Frame 1 (no input): blank canvas, image omitted
Frame 60 (the mouse pressed at the canvas centre just before this capture): blank canvas, image omitted
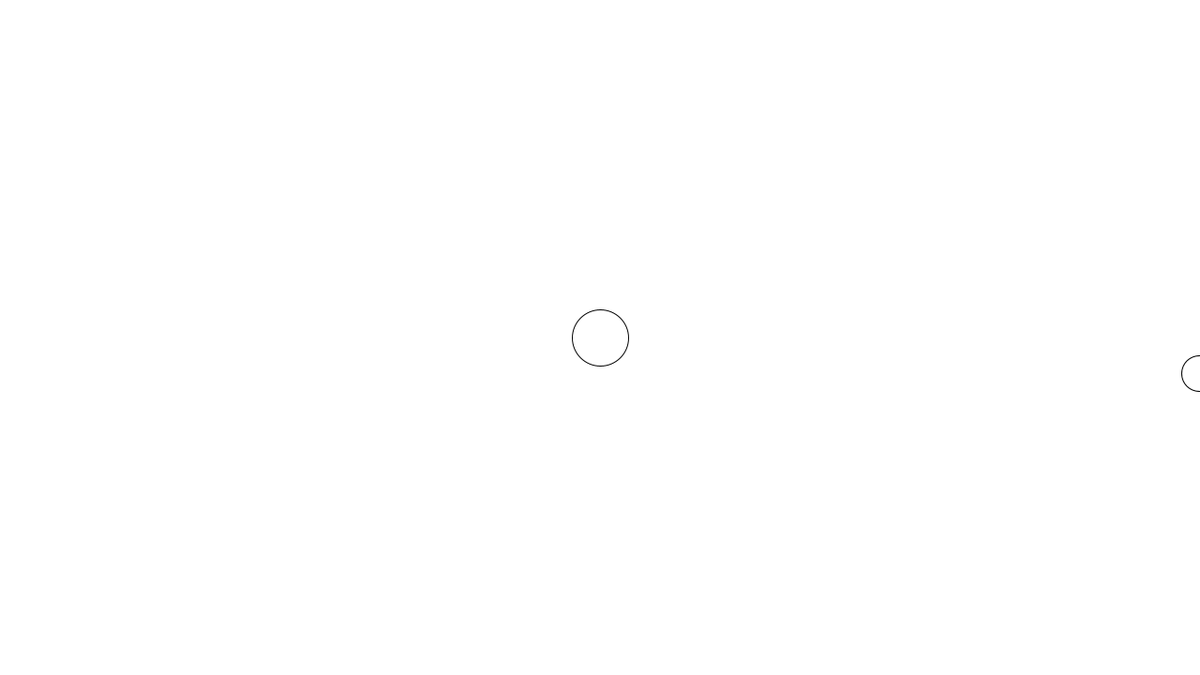
Frame 120 (the mouse held since frame 60 and released just before this capture)

The Processing sketch whose frames 1 and 60 were blank and that drew this single picture after the mouse press (run headless with seeded random() and noise(); from frame 60 on, the mouse is pressed at the canvas centre):

// Processing sketch: inclass_attractor
// ── inclass_attractor.pde
Mover m;
Attractor a;

void setup() {
  size(1280, 720);
  m = new Mover(random (0, width), random(0, height), random(10, 40));
  a = new Attractor (width/2, height/2, 60);
}

void draw() {
  background(255);
  a.pos.x = mouseX;
  a.pos.y = mouseY;
  a.display();
  
  m.applyForce( a.attractionForce(m) );
  m.update();
  m.checkEdges();
  m.display();
}

// ── Attractor.pde
class Attractor {
  float mass;
  PVector pos;

  Attractor(float x, float y, float _mass) {
    pos = new PVector (x, y);
    mass = _mass;
  }

  PVector attractionForce(Mover m){
    PVector force = PVector.sub(pos, m.pos);
    float distance = force.mag();
    force.normalize();
    float g = 1;
    distance *= distance;
    distance = constrain(distance, 5, 50);
    float forceMag = ( (mass * m.mass)/distance );
    force.mult(-forceMag/2);
    return force;
  }
  
    void display(){
    ellipse(pos.x, pos.y, 60, 60);
  }
}

// ── Mover.pde
class Mover {
  PVector pos, vel, acc;
  float mass;

  Mover(float x, float y, float _mass) {
    pos = new PVector(x, y);
    vel = new PVector(0, 0);
    acc = new PVector(0, 0);
    mass = _mass;
  }

  void applyForce(PVector force) {
    PVector f = PVector.div(force, mass);
    //force.div(mass);
    acc.add(f);
  }

  void update() {
    vel.add(acc);
    pos.add(vel);
    acc.mult(0);
  }

  void checkEdges() {
    if (pos.x>width) {
      //vel.x *= -1;
      pos.x = width;
    }
    if (pos.x<0) {
      vel.x *= -1;
      pos.x = 0;
    }
    if (pos.y>height) {
      vel.y *= -1;
      pos.y = height;
    }
    if (pos.y<0) {
      vel.y *= -1;
      pos.y = 0;
    }
  }

  void display() {
    fill(255);
    ellipse(pos.x, pos.y, mass, mass);
  }
}
